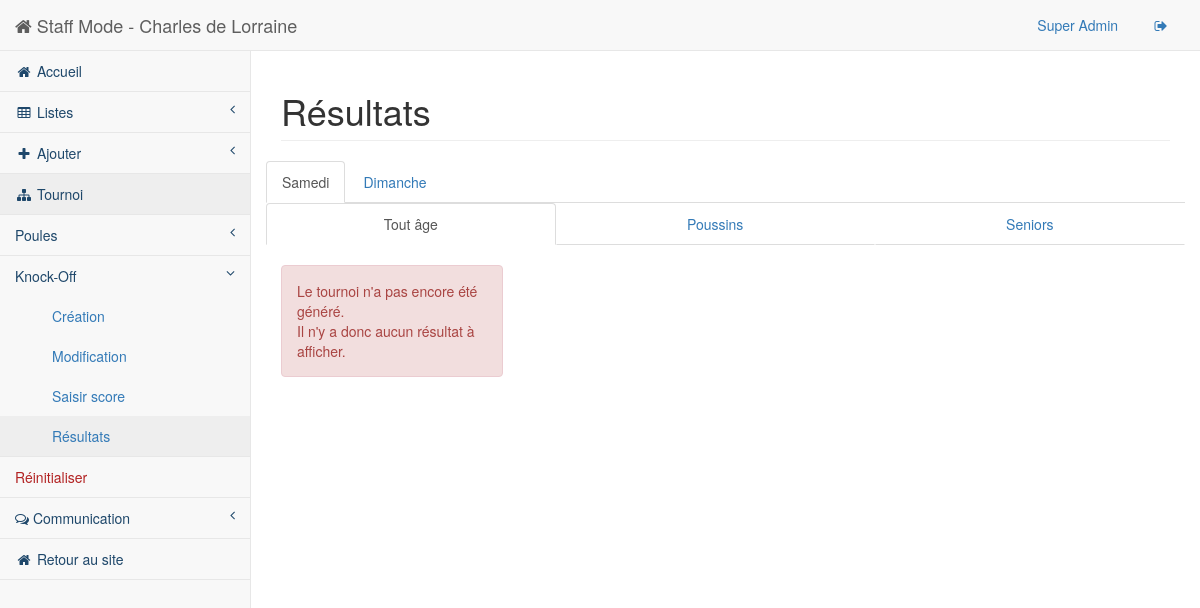
The page /staff/pages/knock-off-results.php?jour=sam&cat=1 (signed in) on the database as committed earlier.
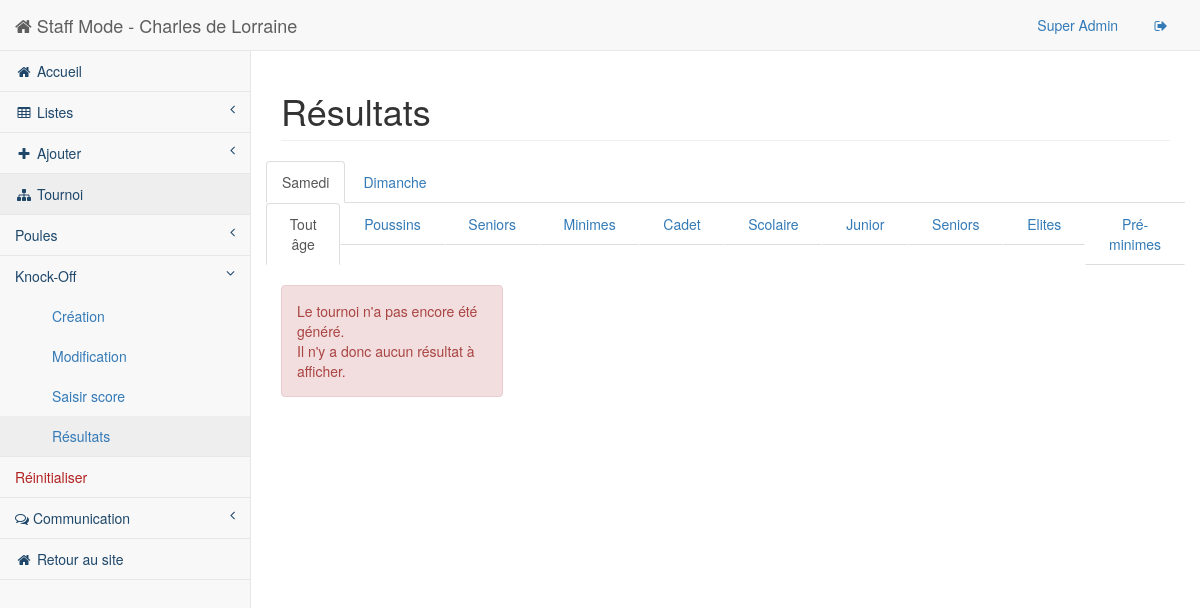
The same page on the database as committed later.
### tables this page shows
CREATE TABLE IF NOT EXISTS `Categorie` (
  `ID` int(255) NOT NULL AUTO_INCREMENT,
  `Age` varchar(10) NOT NULL,
  `Designation` varchar(20) NOT NULL,
  PRIMARY KEY (`ID`)
);

### src/staff/pages/knock-off-results.php (the view, shortened to what the changed rows need)
<!DOCTYPE html>
<html lang="en">
<head>
    <link href="../bower_components/bootstrap/dist/css/bootstrap.min.css" rel="stylesheet">
    <link href="../bower_components/metisMenu/dist/metisMenu.min.css" rel="stylesheet">
    <link href="../dist/css/sb-admin-2.css" rel="stylesheet">
    <link href="../bower_components/font-awesome/css/font-awesome.min.css" rel="stylesheet" type="text/css">
</head>
<body>
    <div id="wrapper">
        <?php
            include("./html/header.php");
            include_once('php/BDD.php');
        ?>
            <div id="page-wrapper">
                <div class="row">
                    <div class="col-lg-12">
                        <h1 class="page-header">Résultats</h1>
                    </div>
                </div>
                <div class="row">
                    <ul class="nav nav-tabs nav-justified">
                        <?php $reponse = $db->query('SELECT * FROM Categorie');
                        while ($donnes = $reponse->fetch_array()) { ?>
                            <li <?php if ($_GET['cat']==$donnes['ID'] ) echo 'class="active" ';?>><a href="knock-off-results.php?jour=<?=$_GET['jour']?>&cat=<?=$donnes['ID']?>"><?=utf8_encode($donnes['Designation']);?></a></li>
                        <?php }?>
                    </ul>
                </div>
                <?php
                $db = BDconnect();
                if ($_GET['jour'] == "sam"){
                    $knockoff_all = $db->query('SELECT * FROM KnockoffSaturday ORDER BY `Position` ASC');
                } else{
                    $knockoff_all = $db->query('SELECT * FROM KnockoffSunday ORDER BY `Position` ASC');
                    $row = $db->query('SELECT COUNT(*) as numberOfGroups FROM GroupSunday, Team WHERE GroupSunday.ID_t1 = Team.ID AND Team.ID_Cat = '.$_GET['cat'].'')->fetch_array();
                    extract($row);
                }
                $knockoff = $knockoff_all->fetch_array();
                if ($knockoff == NULL or $numberOfGroups == 0){ ?>
                    <br/>
                <?php }?>
            </div>
    </div>
</body>
</html>

### src/staff/pages/html/header.php (shortened to what the changed rows need)
<nav class="navbar navbar-default navbar-static-top" role="navigation" style="margin-bottom: 0">
    <div class="navbar-header">
        <a class="navbar-brand" href="index.php"><i class="fa fa-home"></i> Staff Mode - Charles de Lorraine</a>
    </div>
</nav>

Rows that differ between the two databases and show on the page:
added categorie: Designation "Minimes"
added categorie: Designation "Cadet"
added categorie: Designation "Scolaire"
added categorie: Designation "Junior"
added categorie: Designation "Seniors"
added categorie: Designation "Elites"
added categorie: Designation "Pré-minimes"
